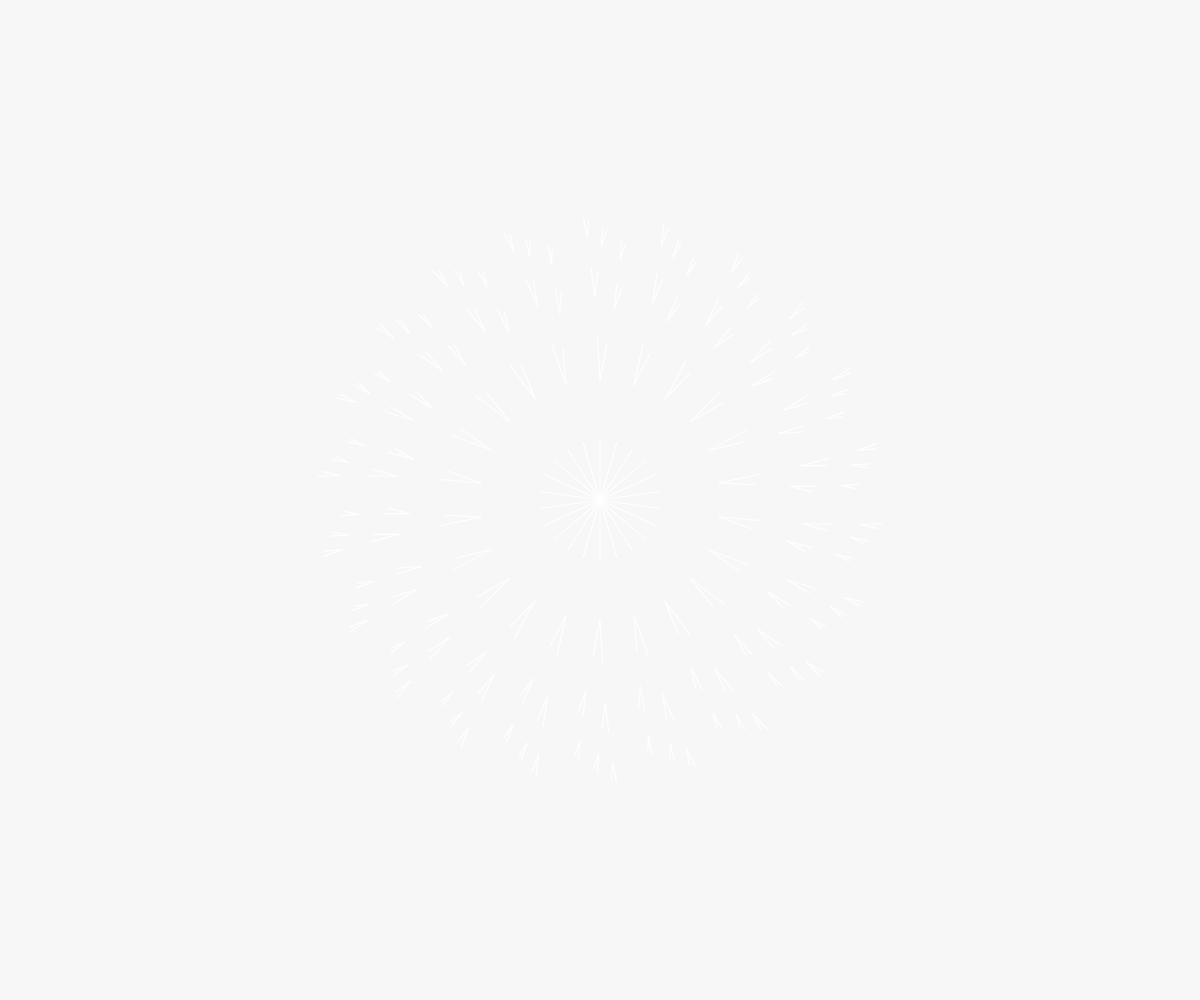
Frame 1 (no input)
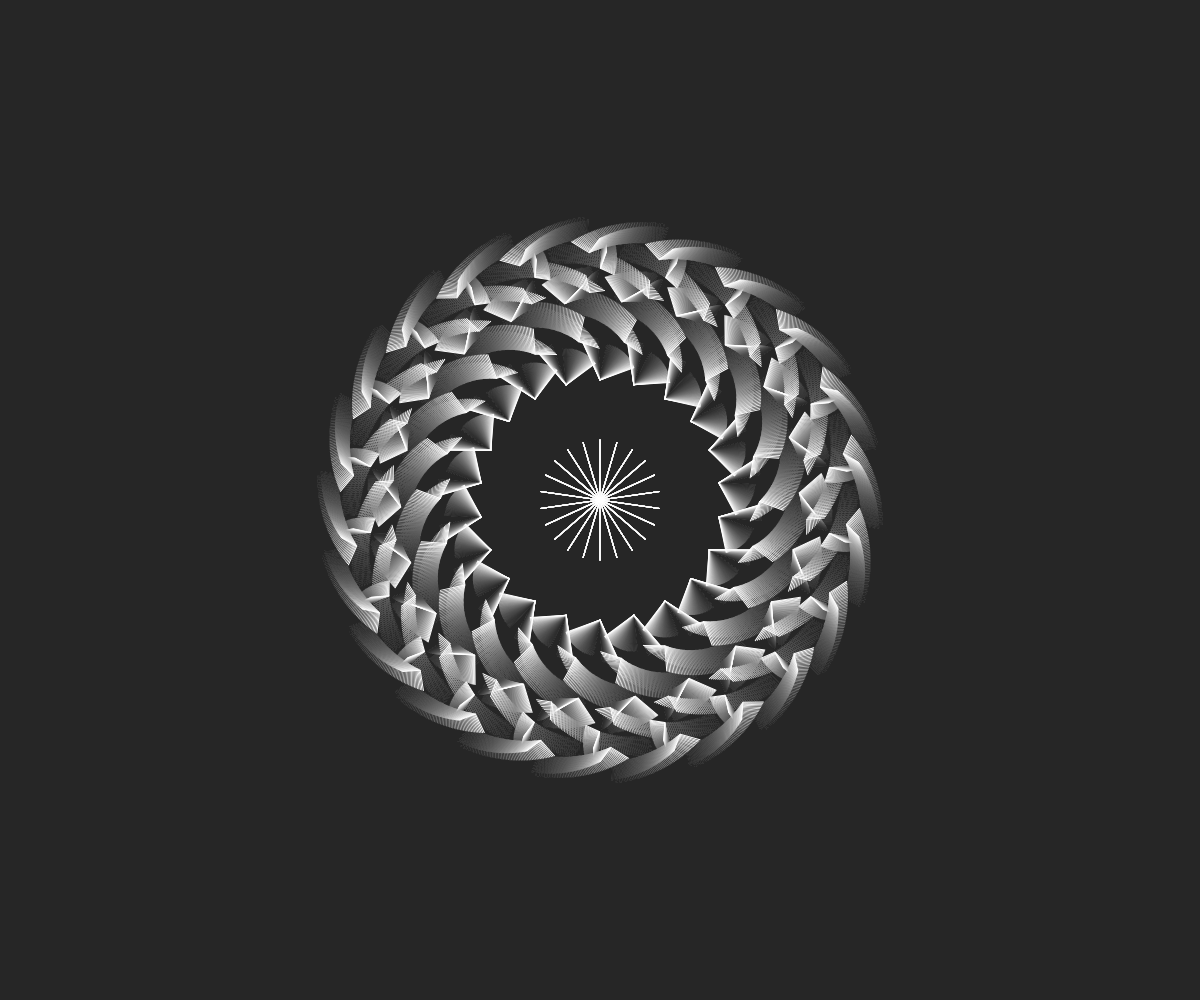
Frame 60 (no input)
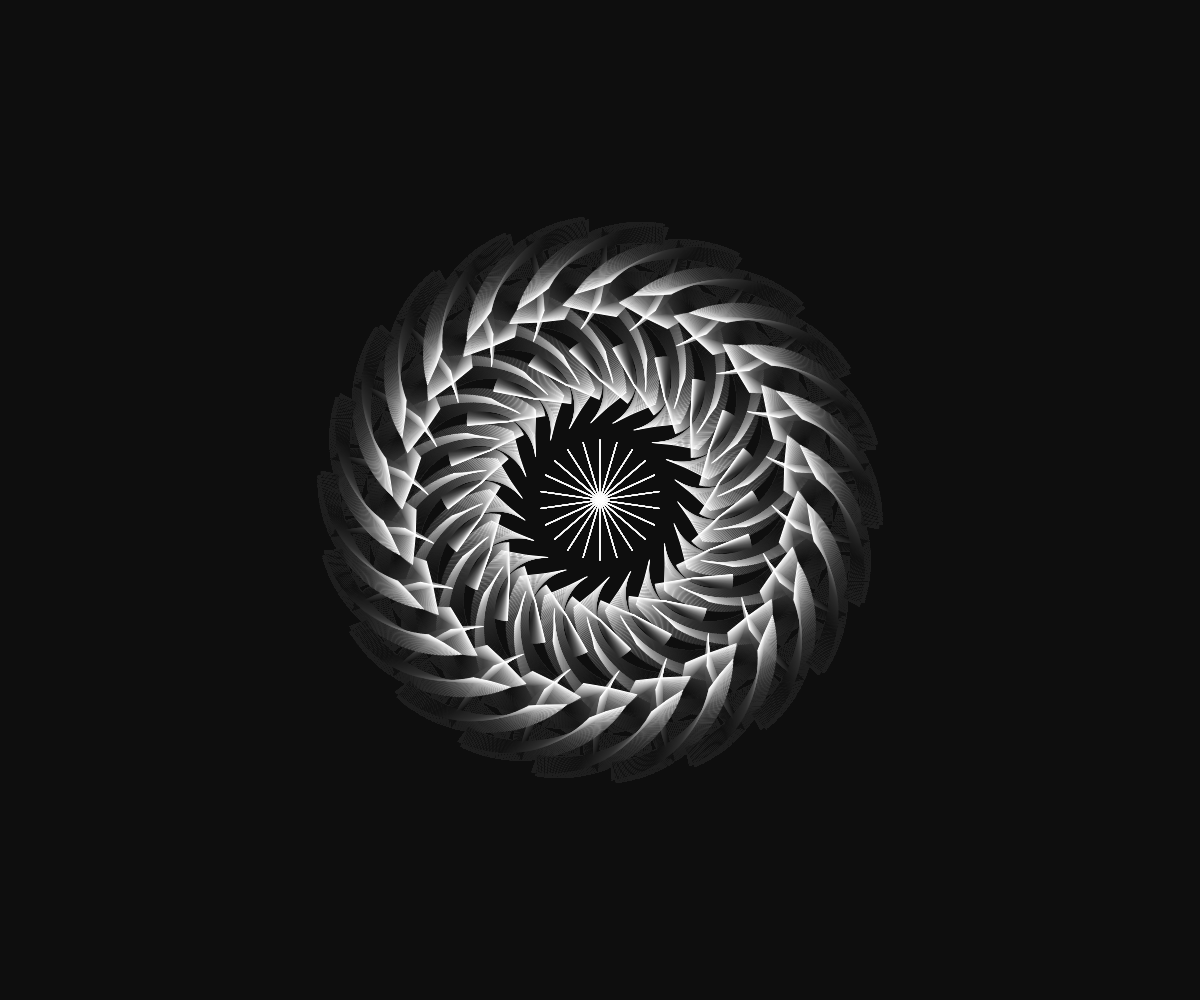
Frame 120 (the mouse pressed at the canvas centre since frame 60)

The p5.js sketch that drew these frames (run headless with seeded random() and noise() and a simulated clock; from frame 60 on, the mouse is pressed at the canvas centre):

// p5.js sketch
// ── sketch.js
let rote;
let div = 22;
let angle = 360 / div;
let a=10;
let b=0;

function setup() {
  createCanvas(windowWidth, windowHeight);
  angleMode(DEGREES);
}

function draw() {
  background(0,8);
  stroke(255,255,255);
  rote=map(a,0,250,0,90);
  if(b==0){
    if(a<360){
      a++
    }else{
      b=1;
    }
  }else{
    if(a>=10){
      a--;
    }else{
      b=0;
    }
  }

  for(i=0;i<360;i+=angle){
    push();
    translate(width/2,height/2);
    rotate(i);
    branch(60);
    pop();
  }

}

function branch(num){
  
  line(0,0,0,num);
  translate(0,num*2);
  if(num > 24){
    push();
    rotate(a);
    branch(num * 0.6);
    pop();
    
    push();
    rotate(-rote);
    branch(num * 0.7);
    pop();
    
  }
  
}
